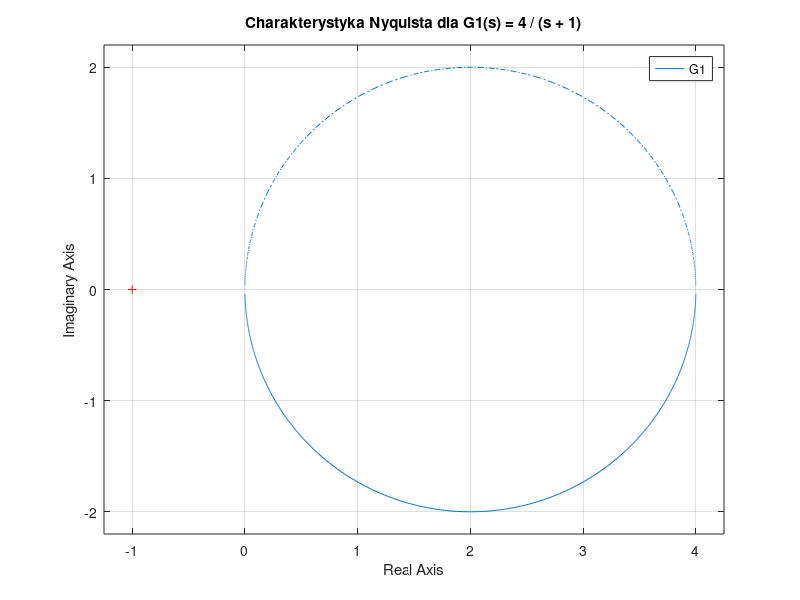

Write MATLAB code to recreate this figure.
% Parametry transmitancji
A = 4;
B = 1;

% Definicja transmitancji
G1 = tf(A, [B 1]);

% Charakterystyka Nyquista
nyquist(G1);
title('Charakterystyka Nyquista dla G1(s) = 4 / (s + 1)');
grid on;